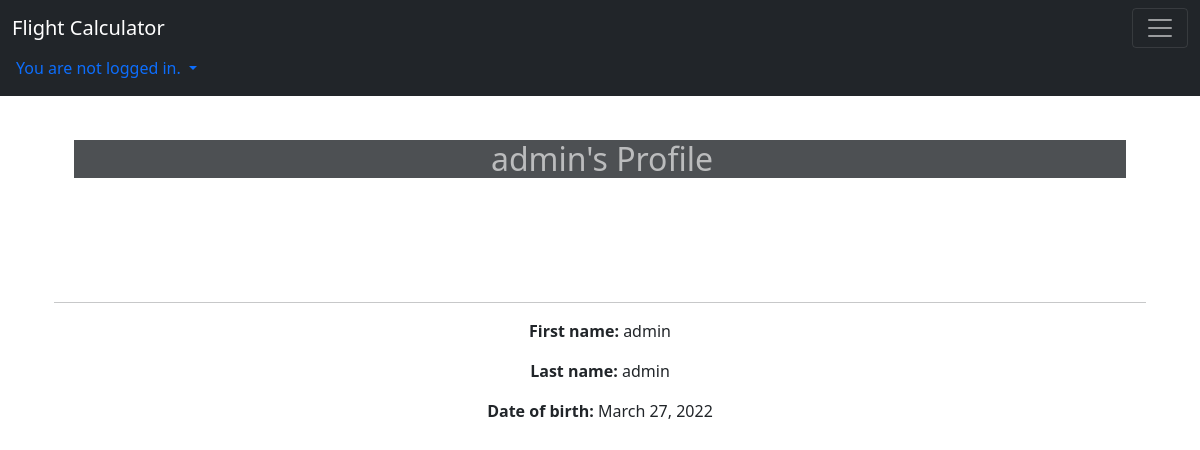
The page /accounts/profile/1/ on the database its author committed.
### accounts/models.py (models this page shows, shortened)
class Profile(Model):
    user = OneToOneField(User, on_delete=CASCADE)
    profile_picture = ImageField(default="default.jpg", upload_to="profile_pics")
    first_name = CharField(max_length=20)
    last_name = CharField(max_length=20)
    dob = DateField(blank=True, null=True)

### accounts/views.py (the view)
# urls.py: path('profile/<int:pk>/', ProfileDetailsView.as_view(), name='profile'),
class ProfileDetailsView(DetailView):
    template_name = "profile.html"
    model = Profile

### accounts/templates/profile.html (shortened to what this page needs)
{% extends 'base.html' %}
{% block content %}
    <div class="container py-4">
        <h2>{{ profile.user.username }}'s Profile</h2>
    </div>
    <div class="container" style="margin-top: 80px">
        <hr>
        <p><b>First name:</b> {{ profile.first_name|default:"Not specified" }}</p>
        <p><b>Last name:</b> {{ profile.last_name|default:"Not specified" }}</p>
        <p><b>Date of birth:</b> {{ profile.dob|default:"..." }}</p>
    </div>
{% endblock %}

### rows shown on the page
Profile: user.username "admin", first_name "admin", last_name "admin", dob "March 27, 2022"
